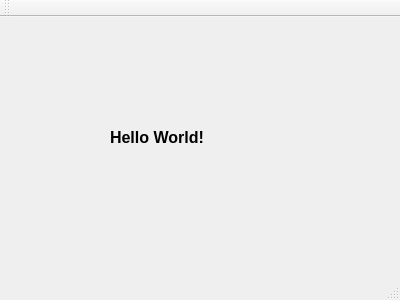
<?xml version="1.0" encoding="UTF-8"?>
<ui version="4.0">
 <class>MainWindow</class>
 <widget class="QMainWindow" name="MainWindow">
  <property name="geometry">
   <rect>
    <x>0</x>
    <y>0</y>
    <width>400</width>
    <height>300</height>
   </rect>
  </property>
  <property name="windowTitle">
   <string>MainWindow</string>
  </property>
  <widget class="QWidget" name="centralWidget">
   <widget class="QLabel" name="label">
    <property name="geometry">
     <rect>
      <x>110</x>
      <y>100</y>
      <width>111</width>
      <height>41</height>
     </rect>
    </property>
    <property name="font">
     <font>
      <pointsize>12</pointsize>
      <weight>75</weight>
      <bold>true</bold>
     </font>
    </property>
    <property name="text">
     <string>Hello World!</string>
    </property>
   </widget>
  </widget>
  <widget class="QMenuBar" name="menuBar">
   <property name="geometry">
    <rect>
     <x>0</x>
     <y>0</y>
     <width>400</width>
     <height>21</height>
    </rect>
   </property>
  </widget>
  <widget class="QToolBar" name="mainToolBar">
   <attribute name="toolBarArea">
    <enum>TopToolBarArea</enum>
   </attribute>
   <attribute name="toolBarBreak">
    <bool>false</bool>
   </attribute>
  </widget>
  <widget class="QStatusBar" name="statusBar"/>
 </widget>
 <layoutdefault spacing="6" margin="11"/>
 <resources/>
 <connections/>
</ui>
